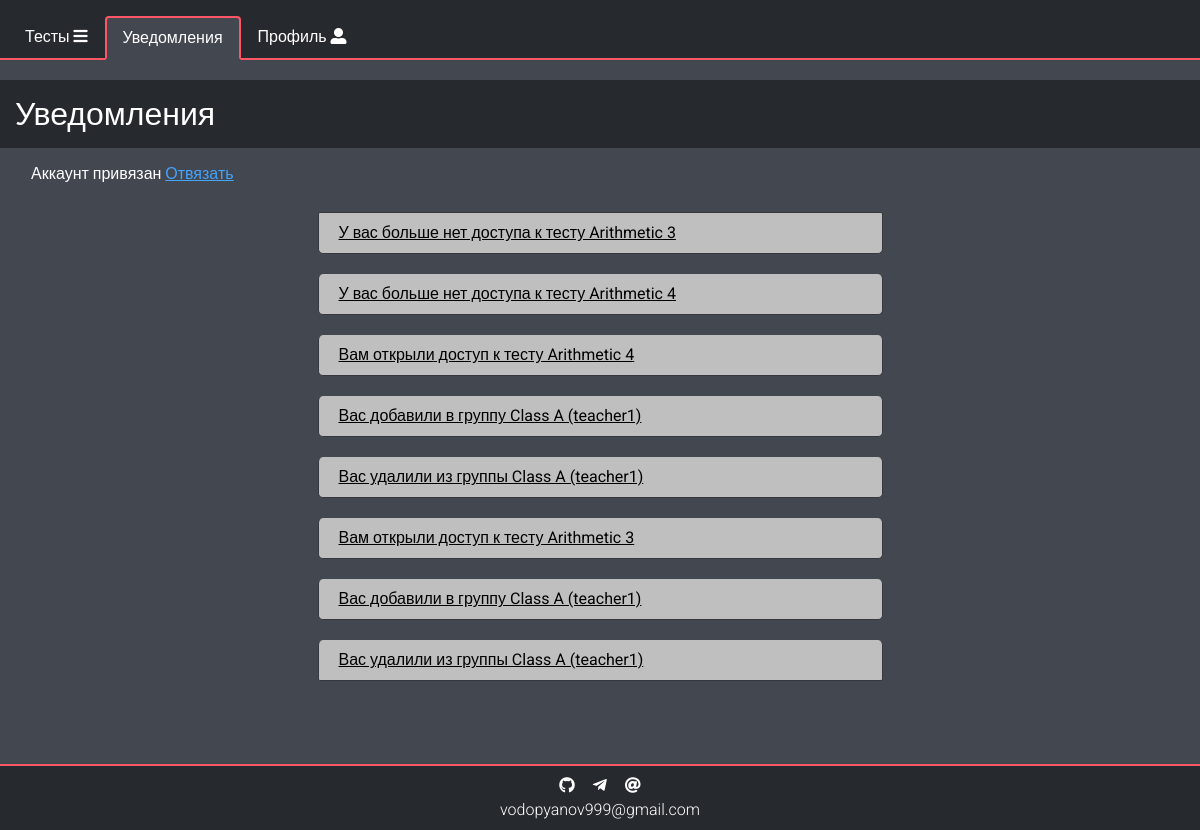
The page /notifications (signed in) on the database as committed earlier.
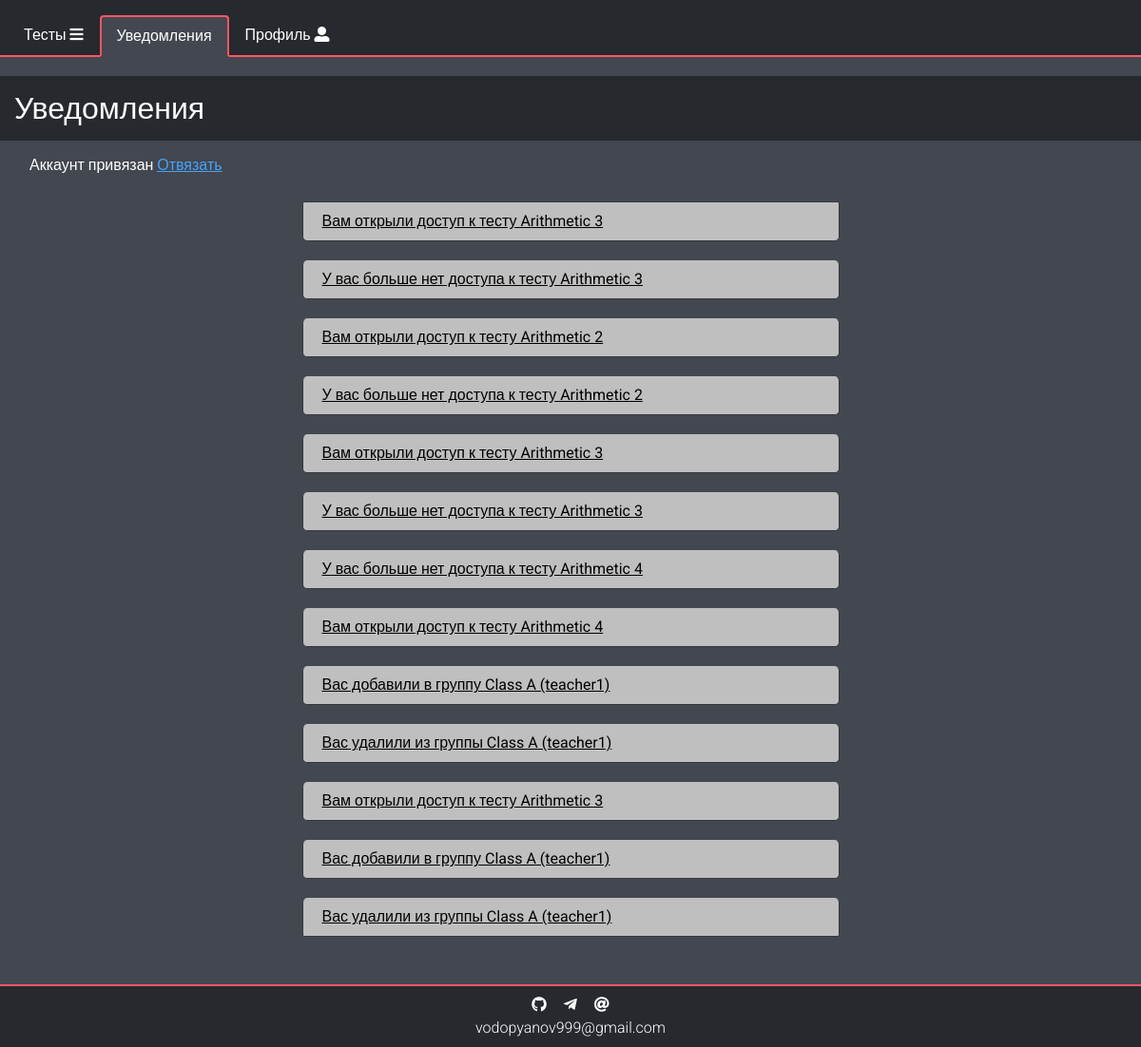
The same page on the database as committed later.
### data/notifications.py (models this page shows, shortened)
class Notification(SqlAlchemyBase):
    __tablename__ = 'notifications'
    id = sqlalchemy.Column(sqlalchemy.Integer,
                           primary_key=True, autoincrement=True)
    text = sqlalchemy.Column(sqlalchemy.String, nullable=True)
    link = sqlalchemy.Column(sqlalchemy.String, nullable=True)
    user_id = sqlalchemy.Column(sqlalchemy.Integer, sqlalchemy.ForeignKey('users.id'))
    date = sqlalchemy.Column(sqlalchemy.DateTime, default=datetime.datetime.now())
    user = orm.relation("User")

### main.py (the view)
@app.route('/notifications')
@login_required
def show_notifs():
    db = db_session.create_session()
    notifications = db.query(Notification).filter(Notification.user == current_user).order_by(Notification.id.desc()).all()
    return render_template("notifications.html",
                           title="Уведомления",
                           notifications=notifications,
                           other="/notifications",
                           other_title="Уведомления")

### data/db_session.py (called while the page is built)
def create_session() -> Session:
    global __factory
    return __factory()

### main.py (called while the page is built)
@login_manager.user_loader
def load_user(user_id):
    session = db_session.create_session()
    session.expire_on_commit = False
    return session.query(User).get(user_id)

### templates/notifications.html
{% extends "base.html" %}
{% block content %}
<div class="row">
    <h2 class="header col-12">{{title}}</h2>
    <div class="col-12 row mx-auto">
        {% if not current_user.chat_id %}
        <div class="font-light col-12 col-md-10 col-lg-8 col-xl-6 mx-auto">
            <h4 class="m-2">Подключите ваш аккаунт телеграм для получения уведомлений.</h4>
            <p class="m-2">Отправьте в <a class="link" href="https://telegram.im/@tests_notifications_bot" target="_blank">чат</a> свой персональный код <b>{{current_user.secret_code}}</b> и нажмите кнопку</p>
            <a class="btn btn-success mx-auto my-3" href="/check">Привязать аккаунт</a>
        </div>
        {% else %}
        <p class="font-light mx-3 mt-1 mb-2">Аккаунт привязан <a class="link" href="/disconnect">Отвязать</a></p>
        {% endif %}
    </div>
    {% if notifications %}
    <div class="col-12 row mx-auto">
        <div class="col-12 col-md-10 col-lg-8 col-xl-6 p-2 mx-auto">
            <ul class="list list-group pb-3">
                {% for notif in notifications %}
                <li class="list-group-item notification py-2 d-flex justify-content-between align-items-center">
                    <b>
                        {% if notif.link %}
                        <a href="{{notif.link}}">
                            {{notif.text}}
                        </a>
                        {% else %}
                        {{notif.text}}
                        {% endif %}
                    </b>
                </li>
                {% endfor %}
            </ul>
        </div>
        {% else %}
        <div class="alert alert-primary col-12 col-md-10 col-lg-8 col-xl-6 mx-auto">
            <h3>Уведомлений нет</h3>
        </div>
    </div>
    {% endif %}
</div>
{% endblock %}

### templates/base.html (shortened to what this page needs)
<!DOCTYPE html>
<html lang="en">
<head>
    <link rel="stylesheet" href="https://use.fontawesome.com/releases/v5.8.2/css/all.css">
    <link href="/static/css/bootstrap/bootstrap.css" rel="stylesheet">
    <link href="/static/css/bootstrap/mdb.css" rel="stylesheet">
    <link rel="stylesheet" href="/static/css/variables.css">
    <link rel="stylesheet" href="/static/css/test.css">
    <link rel="stylesheet" href="/static/css/result-table.css">
    <link rel="stylesheet" href="/static/css/question.css">
    <link rel="stylesheet" href="/static/css/navbar.css">
    <link rel="stylesheet" href="/static/css/list-items.css">
    <link rel="stylesheet" href="/static/css/utilities.css">
</head>
<body>
    {% if current_user.is_authenticated%}
    <ul class="nav nav-tabs px-2 pt-3">
        <li class="nav-item">
            <a class="nav-link {{all_tests}}" href="/all_tests">Тесты <i class="fas fa-bars"></i></a>
        </li>
        {% if other %}
        <li class="nav-item">
            <a class="nav-link active" href="{{other}}">{{other_title}}</a>
        </li>
        {% else %}
        <li class="nav-item">
            <a class="nav-link {{statistics}}" href="/statistics">История <i class="fas fa-history"></i></a>
        </li>
        {% endif %}
        <li class="nav-item">
            <a class="nav-link {{more}}" href="/more">Профиль <i class="fas fa-user-alt"></i></a>
        </li>
    </ul>
    {% endif %}
    <main role="main" class="container-fluid wrapper">
        {% block content %}{% endblock %}
    </main>
    <div class="col-12 text-center contacts p-2">
        <a target="_blank" href="https://github.com/ilya-vodopyanov/testing-system" title="GitHub"><i class="fab fa-github"></i></a>
        <a target="_blank" href="https://telegram.im/@thecattest" title="Telegram"><i class="fab fa-telegram-plane"></i></a>
        <a target="_blank" href="mailto:vodopyanov999@gmail.com" title="vodopyanov999@gmail.com"><i class="fas fa-at"></i></a>
        <br>
        <a href="#">vodopyanov999@gmail.com</a>
    </div>
</body>
</html>

### static/css/variables.css (style rules this page uses)
:root { --a: #26292e; --b: #ff5564; --c: #36383e; --d: #60636a; --e: #51535c; --f: #82848a; --g: #43474f; --background: var(--g); --font-dark: #000; --font-light: #fff; --link-font: #44a4ff; --test-border: var(--a); --test-font: #fff; --test-description-font: #d8d8d8; --test-background: var(--d); --question-border: var(--a); --question-border-chosen: var(--b); --question-background: var(--c); --question-answer-background: var(--f); --question-chosen: #659e3a; --question-font: #fff; --question-font-header: #e0e0e0; --question-answer-font: #000; --result-border: var(--f); --result-background-dark: var(--a); --result-background-light: var(--c); --result-font: #fff; --result-correct: #629c53; --result-incorrect: #7d4949; --result-font-correct: #fff; --nav-border: var(--b); --nav-border-hover: var(--a); --nav-border-width: 2px; --nav-background: var(--a); --nav-background-active: var(--g); --nav-background-hover: var(--c); --nav-font: #fff; --nav-font-active: #fff; --nav-font-hover: #fff; --list-item-border: var(--c); --list-item-font: #fff; --list-item-notification-font: #000; --list-item-dark-font-hover: #000; --list-item-background: var(--f); --list-item-background-dark: var(--e); --list-item-notification-background: #bfbfbf; --list-item-background-dark-hover: var(--f); --list-item-profile-font-hover: #fff; --list-item-profile-background-hover: var(--f); --list-item-danger: #dc3545; --header-background: var(--a); --header-font: #fff; --success: #3c7510; --btn-danger: #c11324; --delete-link: #b70000; --contacts-background: var(--a); --contacts-font: #fff; --contacts-font-hover: #aaa; --card-background: var(--c); --card-border: var(--b); --card-font: #fff; }

### static/css/navbar.css (style rules this page uses)
.nav-tabs { background-color: var(--nav-background); color: var(--nav-font); border-bottom: var(--nav-border-width) solid var(--nav-border); }
.nav-tabs .nav-item { margin-bottom: -2px; }
.nav-link.active, .nav-link.active:hover { background-color: var(--nav-background-active)!important; border: var(--nav-border-width) solid var(--nav-border)!important; border-bottom: var(--nav-border-width) solid var(--nav-background-active)!important; color: var(--nav-font-active)!important; }
.nav-link { color: var(--nav-font); }

### static/css/list-items.css (style rules this page uses)
.list-group-item { background-color: var(--list-item-background); border-color: var(--list-item-border); margin: 0; cursor: default; }
.list-group-item a { text-decoration: none; }
.notification { background-color: var(--list-item-notification-background); border-radius: 5px; margin: 10px 2px; }
.notification a { color: var(--list-item-notification-font)!important; text-decoration: underline; }

### static/css/utilities.css (style rules this page uses)
html { overflow: auto; }
body { background-color: var(--background); overflow-y: scroll; overflow-x: hidden; font-family: "Roboto",sans-serif; font-weight: 300; }
.link { color: var(--link-font); text-decoration: underline; }
.font-light { color: var(--font-light)!important; }
.header { margin-top: 20px; padding: 15px; background-color: var(--header-background); margin-bottom: 10px; color: var(--header-font); }
.wrapper { min-height: 86vh; overflow-y: auto; }
.contacts { background-color: var(--contacts-background); border-top: 2px solid var(--b); margin-top: 1em; }
.contacts a { font-size: 1em; color: var(--contacts-font); padding: 7px; }

Rows that differ between the two databases and show on the page:
added Notification: text "Вам открыли доступ к тесту Arithmetic 3"
added Notification: text "У вас больше нет доступа к тесту Arithmetic 3"
added Notification: text "Вам открыли доступ к тесту Arithmetic 2"
added Notification: text "У вас больше нет доступа к тесту Arithmetic 2"
added Notification: text "Вам открыли доступ к тесту Arithmetic 3"
